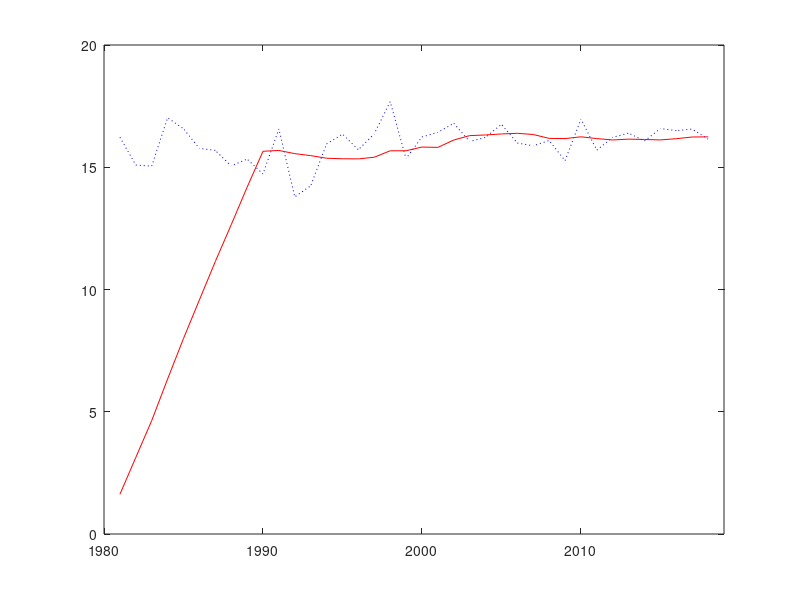

This figure's MATLAB source: (Note: this script raises an error after producing the figure.)
clear all;
close all;

%% Create data

% Globals
window = 10;

% Filename
load Jan.csv;

% Read TRG data
year = Jan(:,1);
Maxr = Jan(:,2);
Minr = Jan(:,3);
data = Minr;

avg = zeros(length(year),2);
diff = zeros(length(year),2);

avg1 = filter(ones(1,window)/window, 1, data);
%avg1 = Jan(:,4);

%subplot(2,1,1)
plot(year,data,'b:',year,avg1,'r-')
hold on
set(gca,'XLim',[1980 2019])
legend('Min average','Moving average','Location','NW')
title('Moving avg over 10 years')
xlabel('Years') % x-axis label
ylabel('Annual RF') % y-axis label
hold off


%subplot(2,1,2)
%area(year,data-avg1,'FaceColor',[0.5 0.9 0.6]);